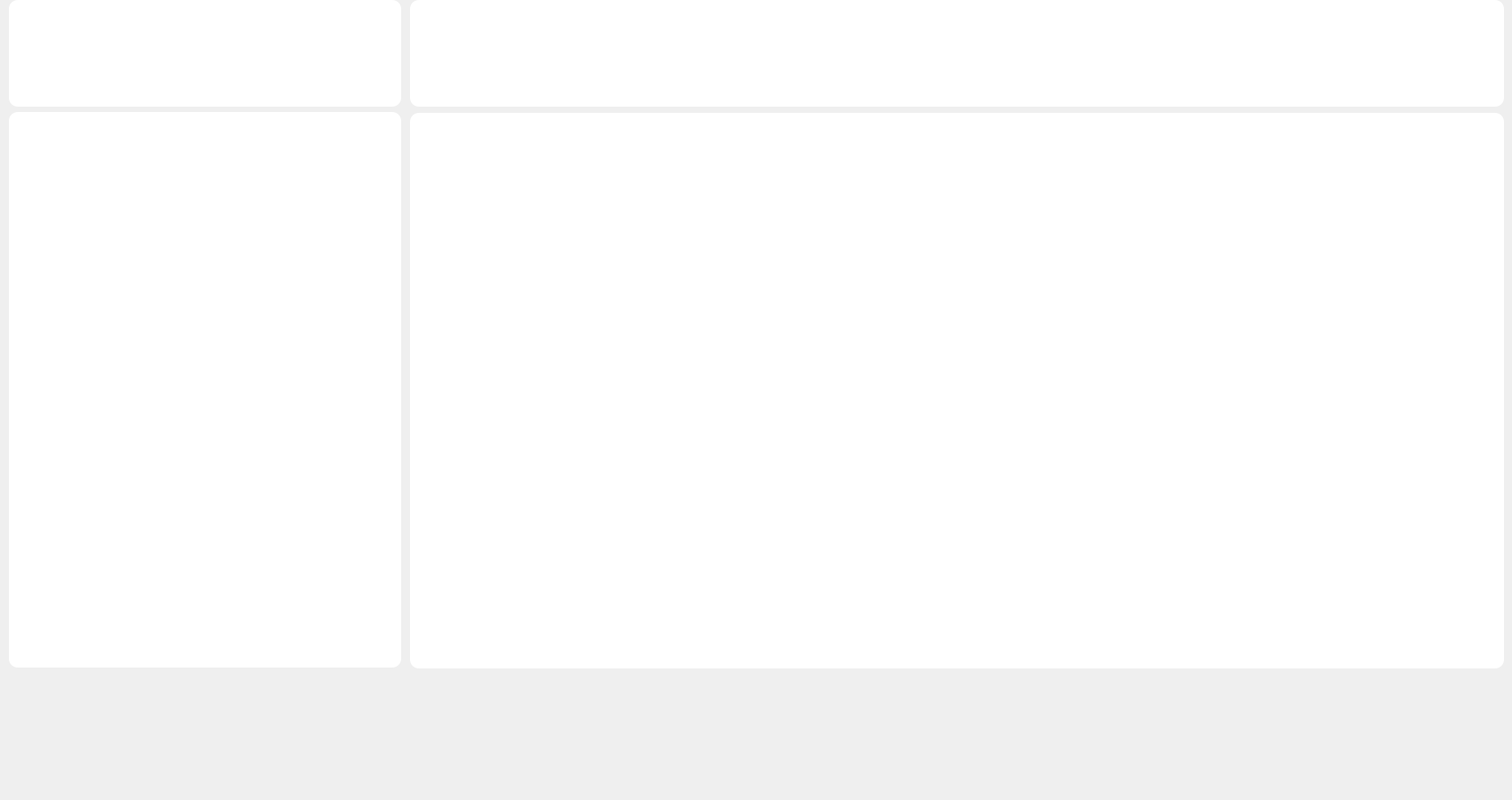
<?xml version="1.0" encoding="UTF-8"?>
<ui version="4.0">
 <class>CalibrationApply</class>
 <widget class="QWidget" name="CalibrationApply">
  <property name="geometry">
   <rect>
    <x>0</x>
    <y>0</y>
    <width>1700</width>
    <height>900</height>
   </rect>
  </property>
  <property name="sizePolicy">
   <sizepolicy hsizetype="Fixed" vsizetype="Fixed">
    <horstretch>0</horstretch>
    <verstretch>0</verstretch>
   </sizepolicy>
  </property>
  <property name="minimumSize">
   <size>
    <width>1700</width>
    <height>900</height>
   </size>
  </property>
  <property name="maximumSize">
   <size>
    <width>1700</width>
    <height>901</height>
   </size>
  </property>
  <property name="windowTitle">
   <string>Form</string>
  </property>
  <widget class="QWidget" name="widget_top_left" native="true">
   <property name="geometry">
    <rect>
     <x>10</x>
     <y>0</y>
     <width>441</width>
     <height>120</height>
    </rect>
   </property>
   <property name="sizePolicy">
    <sizepolicy hsizetype="Fixed" vsizetype="Fixed">
     <horstretch>0</horstretch>
     <verstretch>0</verstretch>
    </sizepolicy>
   </property>
   <property name="minimumSize">
    <size>
     <width>441</width>
     <height>120</height>
    </size>
   </property>
   <property name="maximumSize">
    <size>
     <width>441</width>
     <height>120</height>
    </size>
   </property>
   <property name="styleSheet">
    <string notr="true">background: #FFFFFF;
border-radius: 10px;</string>
   </property>
  </widget>
  <widget class="QWidget" name="widget_left_bottom" native="true">
   <property name="geometry">
    <rect>
     <x>10</x>
     <y>126</y>
     <width>441</width>
     <height>625</height>
    </rect>
   </property>
   <property name="sizePolicy">
    <sizepolicy hsizetype="Fixed" vsizetype="Fixed">
     <horstretch>0</horstretch>
     <verstretch>0</verstretch>
    </sizepolicy>
   </property>
   <property name="minimumSize">
    <size>
     <width>441</width>
     <height>25</height>
    </size>
   </property>
   <property name="maximumSize">
    <size>
     <width>441</width>
     <height>650</height>
    </size>
   </property>
   <property name="styleSheet">
    <string notr="true">QWidget#widget_left_bottom{
background: #FFFFFF;
border-radius: 10px;
}</string>
   </property>
  </widget>
  <widget class="QWidget" name="widget_top_right" native="true">
   <property name="geometry">
    <rect>
     <x>461</x>
     <y>0</y>
     <width>1230</width>
     <height>120</height>
    </rect>
   </property>
   <property name="sizePolicy">
    <sizepolicy hsizetype="Fixed" vsizetype="Fixed">
     <horstretch>0</horstretch>
     <verstretch>0</verstretch>
    </sizepolicy>
   </property>
   <property name="minimumSize">
    <size>
     <width>1230</width>
     <height>120</height>
    </size>
   </property>
   <property name="maximumSize">
    <size>
     <width>1200</width>
     <height>120</height>
    </size>
   </property>
   <property name="styleSheet">
    <string notr="true">QWidget#widget_top_right
{
background: #FFFFFF;
border-radius: 10px;
}</string>
   </property>
  </widget>
  <widget class="QWidget" name="widget_right_bottom" native="true">
   <property name="geometry">
    <rect>
     <x>461</x>
     <y>127</y>
     <width>1230</width>
     <height>625</height>
    </rect>
   </property>
   <property name="sizePolicy">
    <sizepolicy hsizetype="Fixed" vsizetype="Fixed">
     <horstretch>0</horstretch>
     <verstretch>0</verstretch>
    </sizepolicy>
   </property>
   <property name="minimumSize">
    <size>
     <width>0</width>
     <height>0</height>
    </size>
   </property>
   <property name="maximumSize">
    <size>
     <width>12000</width>
     <height>6500</height>
    </size>
   </property>
   <property name="styleSheet">
    <string notr="true">QWidget#widget_right_bottom{
background: #FFFFFF;
border-radius: 10px;
}</string>
   </property>
  </widget>
 </widget>
 <resources/>
 <connections/>
</ui>
